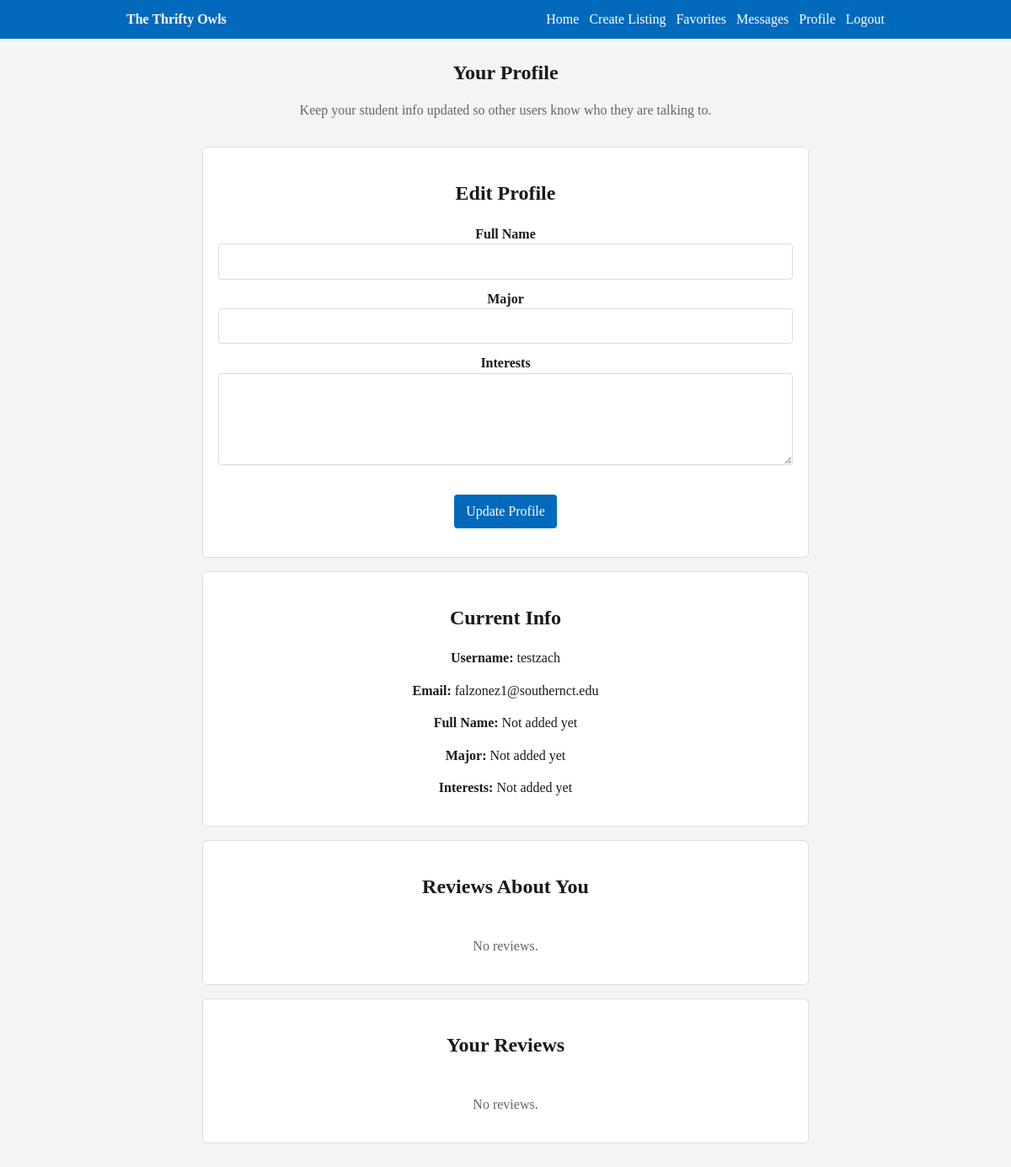
/profile (signed in), run on an earlier commit of the app's database.
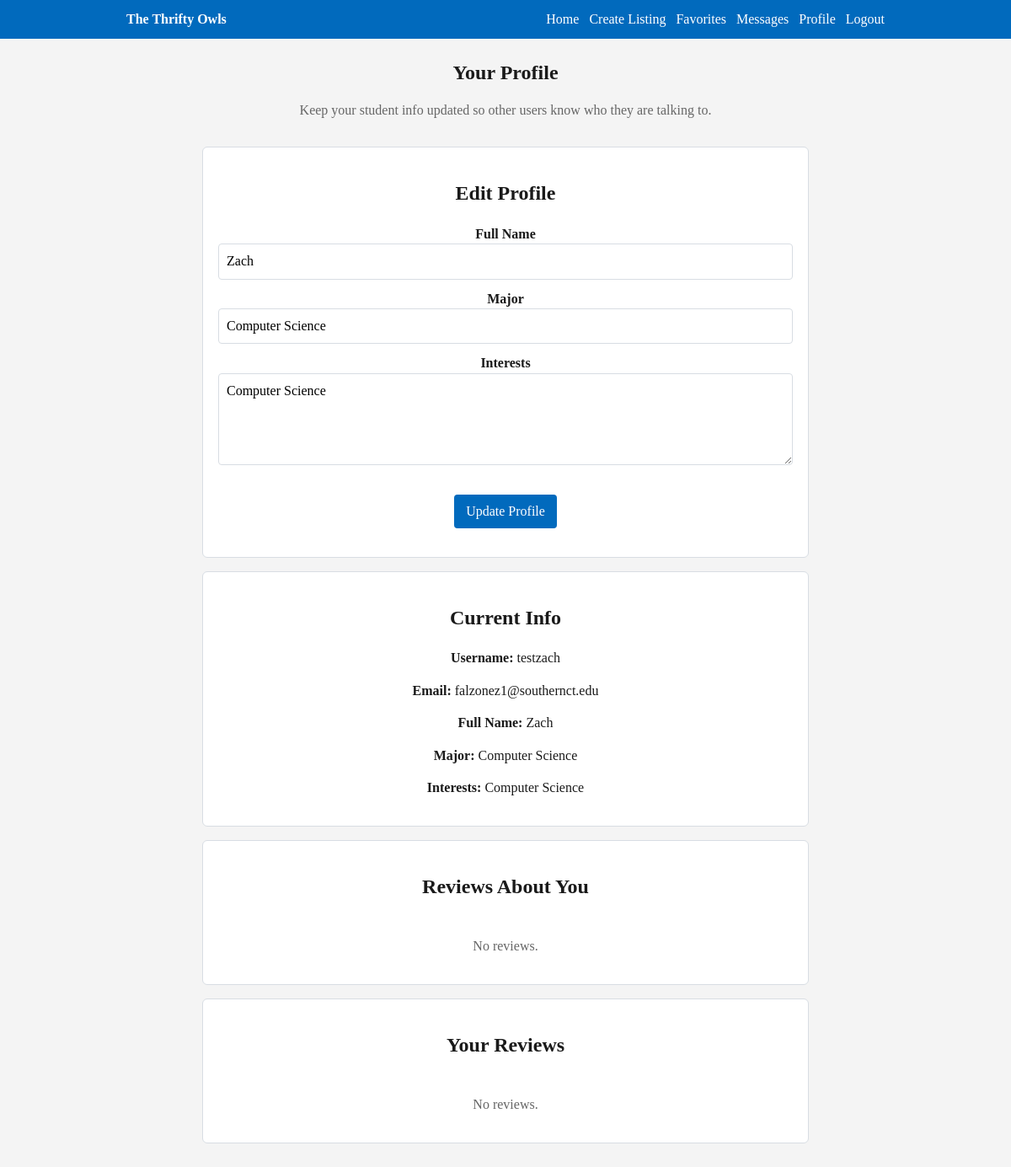
And on a later commit of the database.
### app/models.py (models this page shows)
class User(UserMixin, db.Model):
    id = db.Column(db.Integer, primary_key=True)
    is_admin = db.Column(db.Boolean, default=False)
    is_blocked = db.Column(db.Boolean, default=False)
    email = db.Column(db.String(150), unique=True, nullable=False)
    username = db.Column(db.String(150), unique=True, nullable=False)
    password = db.Column(db.String(150), nullable=False)
    name = db.Column(db.String(150))
    major = db.Column(db.String(150))
    interests = db.Column(db.String(300))
    image = db.Column(db.String(200))  # store filename/path
    posts = db.relationship('Post', backref='owner', lazy=True)
    sent_messages = db.relationship('Message', foreign_keys='Message.sender_id', backref='sender', lazy=True)
    received_messages = db.relationship('Message', foreign_keys='Message.receiver_id', backref='receiver', lazy=True)
    reviews_given = db.relationship('Review', foreign_keys='Review.reviewer_id', backref='reviewer', lazy=True)
    reviews_received = db.relationship('Review', foreign_keys='Review.reviewed_id', backref='reviewed', lazy=True)

### app/routes.py (the view, shortened to what this page needs)
@main.route('/profile', methods=['GET', 'POST'])
@login_required
def profile():
    form = ProfileForm(obj=current_user)
    received_reviews = Review.query.filter_by(reviewed_id=current_user.id).order_by(Review.timestamp.desc()).all()
    authored_reviews = Review.query.filter_by(reviewer_id=current_user.id).order_by(Review.timestamp.desc()).all()
    return render_template('profile.html', form=form, received_reviews=received_reviews, authored_reviews=authored_reviews)

### app/forms.py
class ProfileForm(FlaskForm):
    name = StringField('Full Name', validators=[Length(max=150)])
    major = StringField('Major', validators=[Length(max=150)])
    interests = TextAreaField('Interests', validators=[Length(max=300)])
    image = FileField('Profile Image')  # optional
    submit = SubmitField('Update Profile')

### app/models.py (called while the page is built)
@login_manager.user_loader
def load_user(user_id):
    return User.query.get(int(user_id))

### app/templates/profile.html (shortened to what this page needs)
{% extends "base.html" %}
{% block content %}
<section class="page-header">
    <h1>Your Profile</h1>
    <p class="muted">Keep your student info updated so other users know who they are talking to.</p>
</section>
<div class="grid two-col">
    <section class="card">
        <h2>Edit Profile</h2>
        <form method="post">
            <div>
                <label for="{{ form.name.id }}">{{ form.name.label.text }}</label>
                {{ form.name() }}
            </div>
            <div>
                <label for="{{ form.major.id }}">{{ form.major.label.text }}</label>
                {{ form.major() }}
            </div>
            <div>
                <label for="{{ form.interests.id }}">{{ form.interests.label.text }}</label>
                {{ form.interests(rows=4) }}
            </div>
            <p>{{ form.submit() }}</p>
        </form>
    </section>
    <section class="card">
        <h2>Current Info</h2>
        <p><strong>Username:</strong> {{ current_user.username }}</p>
        <p><strong>Email:</strong> {{ current_user.email }}</p>
        <p><strong>Full Name:</strong> {{ current_user.name or 'Not added yet' }}</p>
        <p><strong>Major:</strong> {{ current_user.major or 'Not added yet' }}</p>
        <p><strong>Interests:</strong> {{ current_user.interests or 'Not added yet' }}</p>
    </section>
</div>
<section class="card review-row">
    <h2>Reviews About You</h2>
    {% for review in received_reviews %}
        <p>{{ review.rating }}/5 by <a href="{{ url_for('main.view_profile', user_id=review.reviewer_id) }}">{{ review.reviewer.username }}</a>: {{ review.comment }}</p>
    {% else %}
        <p class="muted">No reviews.</p>
    {% endfor %}
</section>
<section class="card review-row">
    <h2>Your Reviews</h2>
    {% for review in authored_reviews %}
        <p>{{ review.rating }}/5 for <a href="{{ url_for('main.view_profile', user_id=review.reviewed_id) }}">{{ review.reviewed.username }}</a>: {{ review.comment }}</p>
        <p><a href="{{ url_for('main.edit_review', review_id=review.id) }}">Edit</a></p>
        <form method="post" action="{{ url_for('main.delete_review', review_id=review.id) }}">
            <input type="submit" value="Delete">
        </form>
    {% else %}
        <p class="muted">No reviews.</p>
    {% endfor %}
</section>
{% endblock %}

What changed in the data, as far as the page shows it:
changed User "testzach": name (not shown) → "Zach"; major (not shown) → "Computer Science"; interests (not shown) → "Computer Science"; name "Not added yet" → "Zach"; major "Not added yet" → "Computer Science"; interests "Not added yet" → "Computer Science"
